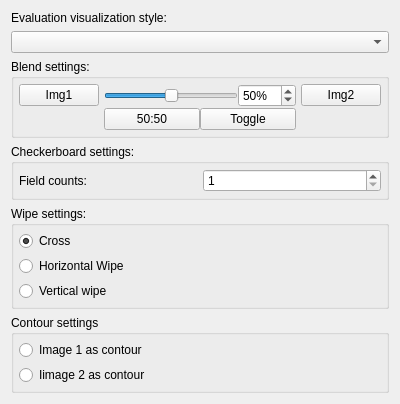
<?xml version="1.0" encoding="UTF-8"?>
<ui version="4.0">
 <class>RegEvalSettingsWidget</class>
 <widget class="QWidget" name="RegEvalSettingsWidget">
  <property name="geometry">
   <rect>
    <x>0</x>
    <y>0</y>
    <width>400</width>
    <height>375</height>
   </rect>
  </property>
  <property name="windowTitle">
   <string>Form</string>
  </property>
  <layout class="QVBoxLayout" name="verticalLayout">
   <item>
    <widget class="QLabel" name="label">
     <property name="text">
      <string>Evaluation visualization style:</string>
     </property>
    </widget>
   </item>
   <item>
    <widget class="QComboBox" name="comboStyle"/>
   </item>
   <item>
    <widget class="QGroupBox" name="groupBlend">
     <property name="title">
      <string>Blend settings:</string>
     </property>
     <layout class="QGridLayout" name="gridLayout">
      <property name="leftMargin">
       <number>5</number>
      </property>
      <property name="topMargin">
       <number>5</number>
      </property>
      <property name="rightMargin">
       <number>5</number>
      </property>
      <property name="bottomMargin">
       <number>5</number>
      </property>
      <property name="horizontalSpacing">
       <number>5</number>
      </property>
      <property name="verticalSpacing">
       <number>1</number>
      </property>
      <item row="2" column="2">
       <widget class="QPushButton" name="pbBlendTarget">
        <property name="toolTip">
         <string>Sets the blend factor to 0% (only Image 1 is visible)</string>
        </property>
        <property name="text">
         <string>Img1</string>
        </property>
       </widget>
      </item>
      <item row="2" column="4">
       <widget class="QPushButton" name="pbBlendMoving">
        <property name="toolTip">
         <string>Sets the blend factor to 100% (only Image 2 is visible)</string>
        </property>
        <property name="text">
         <string>Img2</string>
        </property>
       </widget>
      </item>
      <item row="2" column="3">
       <layout class="QHBoxLayout" name="horizontalLayout">
        <item>
         <widget class="QSlider" name="slideBlend">
          <property name="maximum">
           <number>100</number>
          </property>
          <property name="value">
           <number>50</number>
          </property>
          <property name="orientation">
           <enum>Qt::Horizontal</enum>
          </property>
         </widget>
        </item>
        <item>
         <widget class="QSpinBox" name="sbBlend">
          <property name="suffix">
           <string>%</string>
          </property>
          <property name="maximum">
           <number>100</number>
          </property>
          <property name="value">
           <number>50</number>
          </property>
         </widget>
        </item>
       </layout>
      </item>
      <item row="3" column="3">
       <layout class="QHBoxLayout" name="horizontalLayout_2">
        <item>
         <widget class="QPushButton" name="pbBlend50">
          <property name="toolTip">
           <string>Sets blend factor to 50%:50%</string>
          </property>
          <property name="text">
           <string>50:50</string>
          </property>
         </widget>
        </item>
        <item>
         <widget class="QPushButton" name="pbBlendToggle">
          <property name="toolTip">
           <string>&quot;Inverts&quot; the current blend factor.</string>
          </property>
          <property name="text">
           <string>Toggle</string>
          </property>
         </widget>
        </item>
       </layout>
      </item>
     </layout>
    </widget>
   </item>
   <item>
    <widget class="QGroupBox" name="groupCheck">
     <property name="title">
      <string>Checkerboard settings:</string>
     </property>
     <layout class="QHBoxLayout" name="horizontalLayout_3">
      <property name="spacing">
       <number>5</number>
      </property>
      <property name="leftMargin">
       <number>5</number>
      </property>
      <property name="topMargin">
       <number>5</number>
      </property>
      <property name="rightMargin">
       <number>5</number>
      </property>
      <property name="bottomMargin">
       <number>5</number>
      </property>
      <item>
       <widget class="QLabel" name="label_2">
        <property name="text">
         <string>Field counts:</string>
        </property>
       </widget>
      </item>
      <item>
       <widget class="QSpinBox" name="sbChecker">
        <property name="minimum">
         <number>1</number>
        </property>
       </widget>
      </item>
     </layout>
    </widget>
   </item>
   <item>
    <widget class="QGroupBox" name="groupWipe">
     <property name="title">
      <string>Wipe settings:</string>
     </property>
     <layout class="QVBoxLayout" name="verticalLayout_2">
      <property name="spacing">
       <number>5</number>
      </property>
      <property name="leftMargin">
       <number>5</number>
      </property>
      <property name="topMargin">
       <number>5</number>
      </property>
      <property name="rightMargin">
       <number>5</number>
      </property>
      <property name="bottomMargin">
       <number>5</number>
      </property>
      <item>
       <widget class="QRadioButton" name="radioWipeCross">
        <property name="text">
         <string>Cross</string>
        </property>
        <property name="checked">
         <bool>true</bool>
        </property>
       </widget>
      </item>
      <item>
       <widget class="QRadioButton" name="radioWipeH">
        <property name="text">
         <string>Horizontal Wipe</string>
        </property>
       </widget>
      </item>
      <item>
       <widget class="QRadioButton" name="radioWipeV">
        <property name="text">
         <string>Vertical wipe</string>
        </property>
       </widget>
      </item>
     </layout>
    </widget>
   </item>
   <item>
    <widget class="QGroupBox" name="groupContour">
     <property name="title">
      <string>Contour settings</string>
     </property>
     <layout class="QVBoxLayout" name="verticalLayout_3">
      <property name="spacing">
       <number>5</number>
      </property>
      <property name="leftMargin">
       <number>5</number>
      </property>
      <property name="topMargin">
       <number>5</number>
      </property>
      <property name="rightMargin">
       <number>5</number>
      </property>
      <property name="bottomMargin">
       <number>5</number>
      </property>
      <item>
       <widget class="QRadioButton" name="radioTargetContour">
        <property name="text">
         <string>Image 1 as contour</string>
        </property>
       </widget>
      </item>
      <item>
       <widget class="QRadioButton" name="radioMappedContour">
        <property name="text">
         <string>Iimage 2 as contour</string>
        </property>
       </widget>
      </item>
     </layout>
    </widget>
   </item>
  </layout>
 </widget>
 <resources/>
 <connections/>
</ui>
